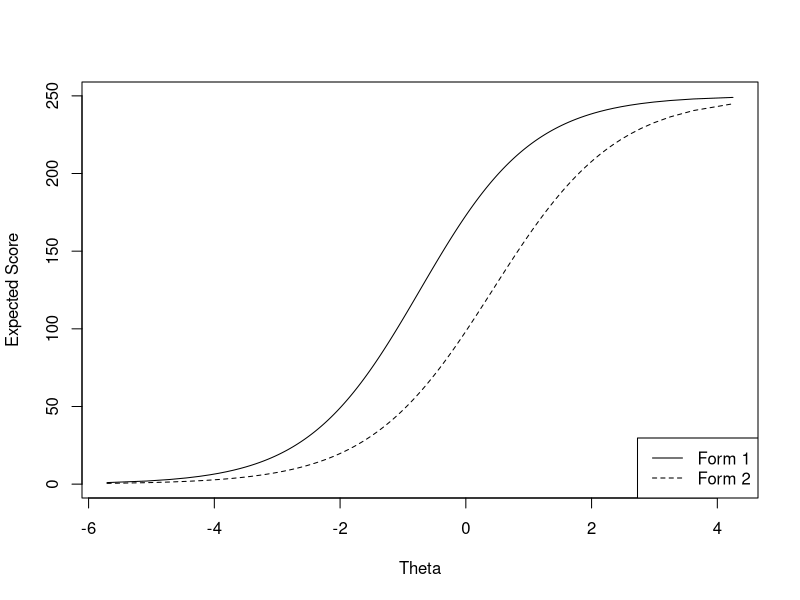

This chart was generated by the following R code:
## ---- chunk 1

library(knitr)
# the default output hook
hook_output = knit_hooks$get("output")
knit_hooks$set(output = function(x, options) {
    if (!is.null(n <- options$out.lines)) {
        x = knitr:::split_lines(x)
        if (length(x) > n) {
            # truncate the output
            x = c(head(x, n), "....\n")
        }
        x = paste(x, collapse = "\n")  # paste first n lines together
    }
    hook_output(x, options)
})

opts_chunk$set(out.lines = 40)
opts_chunk$set(width = 40)


require(kableExtra)

## ---- chunk 2

set.seed(123)

a     <- rlnorm(20,.5,.5)
b     <- rnorm(20,0,1)
alpha <- rnorm(20,1,.05)

ipar <- cbind(a,b,alpha)

colnames(ipar) = NULL
rownames(ipar) <- paste0("Form ",1:20)


kable(round(ipar,3),col.names = c("$a$", "$b$","$\\alpha$")) %>%
  kable_styling(bootstrap_options = c("striped", "hover", "condensed", "responsive"))

## ---- chunk 3

# Generate CRM item parameters

set.seed(123)

a     <- rlnorm(20,.5,.5)
b     <- rnorm(20,0,1)
alpha <- rnorm(20,1,.05)

ipar <- cbind(a,b,alpha)

colnames(ipar) = NULL
rownames(ipar) <- paste0("Form ",1:20)

#################################

# two forms to be equated

  form1 = 4
  form2 = 11

ipar1 <- ipar[form1,]
ipar2 <- ipar[form2,]
max.score = 250

raw <- as.data.frame(as.matrix(1:249))
raw$Form2 = NA
raw$Theta = NA
colnames(raw)[1] <- "Form1"

for(i in 1:nrow(raw)){
  z1 = log(raw[i,1]/(max.score-raw[i,1]))
  theta = (z1/ipar1[3])+ipar1[2]
  z2 = ipar2[3]*(theta-ipar2[2])
  raw[i,2]=(exp(z2)*max.score)/(exp(z2)+1)
  raw[i,3]= theta
}

round(raw,2)
## ---- chunk 4
plot(raw[,3],raw[,1],type="l",xlab="Theta",ylab="Expected Score")
points(raw[,3],raw[,2],type='l',lty=2)
legend("bottomright",c("Form 1","Form 2"),lty=c(1,2))
